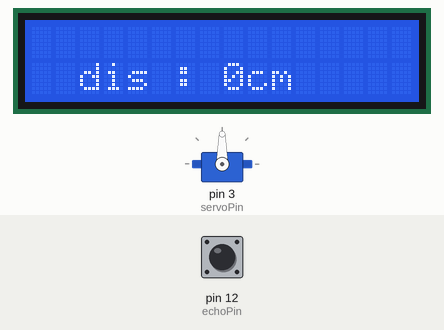
A sketch run on a simulated Arduino Uno, built with avr-gcc and run on an emulated ATmega328P. Parts: servo, 16×2 character LCD. The inputs (shaded band) are chosen by the test bench; at power-on: pin 12 (echoPin) LOW. What the sketch prints to the serial monitor is not drawn.

Above: at 1.6 s.
1.7 s: pin 12 (echoPin) pulsed HIGH 5 times (0.12 s each, 0.3 s apart)
At 4.9 s:
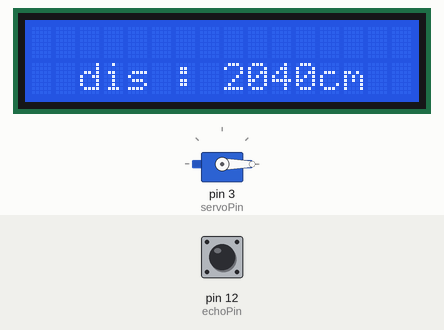
At 7.5 s:
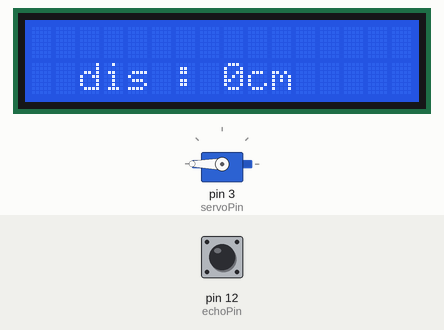
Timing chart, 0 to 9.0 s (numbered marks = the images above; inputs shaded):
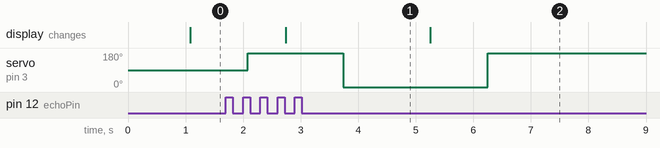

The sketch:

TrashCan_Arduino_Code.ino
```cpp
#include <Servo.h>
#include <Wire.h>
#include <LiquidCrystal_I2C.h>
LiquidCrystal_I2C lcd(0x27,16,2);

#define trigPin 11
#define echoPin 12


Servo myServo;
int servoPin = 3;

void setup()
{

  pinMode(trigPin,OUTPUT);
  pinMode(trigPin,INPUT);

  myServo.attach(servoPin);
  Serial.println(myServo.attached());

  Serial.begin(9600);
  lcd.init();
  lcd.backlight();

}

void loop(){


  int angle;

  int distance_result = check_distance();

  work_servo(distance_result);


}

int work_servo(int distance){
  if(distance){//1 :: 20초과 >> 쓰레기 다 차지 않은 상태 > 0도
    //
    Serial.println("20 초과 > 아직 ㄱㅊ음");
    myServo.write(0);
    delay(500);           // 잠깐 유지 (0.5초 정도)

  }else{
    // 0 :: 미만 쓰레기가 꽉 찬 상태 > 90 도
    Serial.println("20 이하 > 쓰레기 꽉 참");
    myServo.write(180);
    delay(500);           // 잠깐 유지 (0.5초 정도)
  }
}

int check_distance(){

  int result = 0;
  //0이면 20cm 이하, 1이면 20cm초과

  long duration, distance;

  //초음파 발사 trig
  digitalWrite(trigPin, HIGH);
  delayMicroseconds(10);  //10초
  digitalWrite(trigPin, LOW);

  //초음파가 사물 맞도 돌아온 시간 저장
  duration = pulseIn(echoPin, HIGH);
  //시간을 거리로 cm단위 환산
  distance = ((duration * 340) / 10000) / 2;

  print_lcd(distance);

  if (distance <= 20) {//
    result = 0;
  }else{
    result = 1;
  }

  return result;
}

void print_lcd(int distance){

  lcd.clear();
  lcd.setCursor(1,0);

  //확인용 print - log 느낌?
  Serial.print("Distance : ");
  Serial.print(distance);
  Serial.println("cm\n");

  //거리가 너무 크면 짤려서 나와염
  lcd.setCursor(2,1);
  lcd.print("dis : ");
  lcd.print(distance);
  lcd.println("cm");
  delay(1000);
}
```

Measured:
- after the input at 1.7 s, the display: changes after 1.0 s (image 1)
